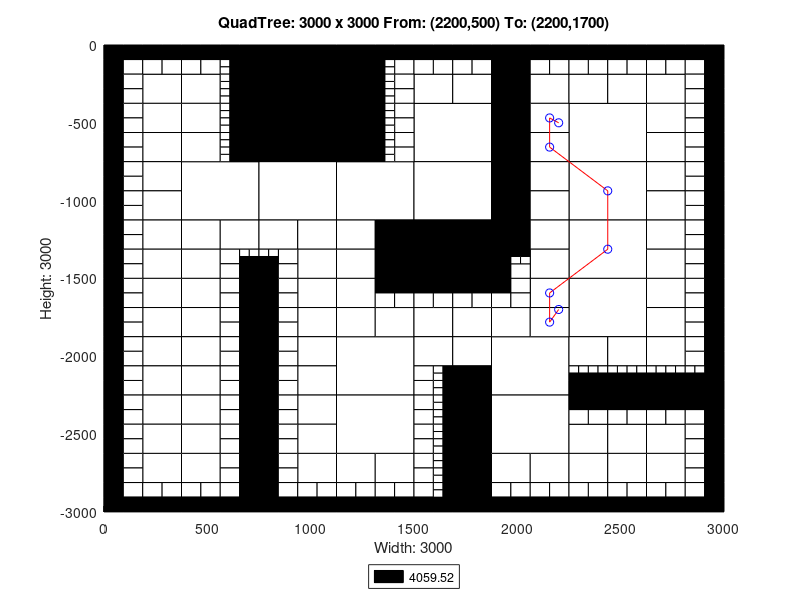

MATLAB code to generate this figure:
axis([0 3000 -3000 0]);
title('QuadTree: 3000 x 3000 From: (2200,500) To: (2200,1700)');
xlabel('Width: 3000');
ylabel('Height: 3000');
rectangle('Position',[750 -375 375 375], 'FaceColor',[0 0 0]);
rectangle('Position',[750 -750 375 375], 'FaceColor',[0 0 0]);
rectangle('Position',[375 -1125 375 375], 'FaceColor',[1 1 1]);
rectangle('Position',[750 -1125 375 375], 'FaceColor',[1 1 1]);
rectangle('Position',[1125 -1125 375 375], 'FaceColor',[1 1 1]);
rectangle('Position',[1500 -750 375 375], 'FaceColor',[1 1 1]);
rectangle('Position',[2250 -750 375 375], 'FaceColor',[1 1 1]);
rectangle('Position',[1500 -1125 375 375], 'FaceColor',[1 1 1]);
rectangle('Position',[1500 -1500 375 375], 'FaceColor',[0 0 0]);
rectangle('Position',[2250 -1125 375 375], 'FaceColor',[1 1 1]);
rectangle('Position',[2250 -1500 375 375], 'FaceColor',[1 1 1]);
rectangle('Position',[1125 -2250 375 375], 'FaceColor',[1 1 1]);
rectangle('Position',[1125 -2625 375 375], 'FaceColor',[1 1 1]);
rectangle('Position',[1875 -2250 375 375], 'FaceColor',[1 1 1]);
rectangle('Position',[2250 -1875 375 375], 'FaceColor',[1 1 1]);
rectangle('Position',[1875 -2625 375 375], 'FaceColor',[1 1 1]);
rectangle('Position',[187.5 -375 187.5 187.5], 'FaceColor',[1 1 1]);
rectangle('Position',[375 -375 187.5 187.5], 'FaceColor',[1 1 1]);
rectangle('Position',[187.5 -562.5 187.5 187.5], 'FaceColor',[1 1 1]);
rectangle('Position',[187.5 -750 187.5 187.5], 'FaceColor',[1 1 1]);
rectangle('Position',[375 -562.5 187.5 187.5], 'FaceColor',[1 1 1]);
rectangle('Position',[375 -750 187.5 187.5], 'FaceColor',[1 1 1]);
rectangle('Position',[1125 -187.5 187.5 187.5], 'FaceColor',[0 0 0]);
rectangle('Position',[1125 -375 187.5 187.5], 'FaceColor',[0 0 0]);
rectangle('Position',[1125 -562.5 187.5 187.5], 'FaceColor',[0 0 0]);
rectangle('Position',[1125 -750 187.5 187.5], 'FaceColor',[0 0 0]);
rectangle('Position',[187.5 -937.5 187.5 187.5], 'FaceColor',[1 1 1]);
rectangle('Position',[187.5 -1125 187.5 187.5], 'FaceColor',[1 1 1]);
rectangle('Position',[187.5 -1312.5 187.5 187.5], 'FaceColor',[1 1 1]);
rectangle('Position',[187.5 -1500 187.5 187.5], 'FaceColor',[1 1 1]);
rectangle('Position',[375 -1312.5 187.5 187.5], 'FaceColor',[1 1 1]);
rectangle('Position',[562.5 -1312.5 187.5 187.5], 'FaceColor',[1 1 1]);
rectangle('Position',[375 -1500 187.5 187.5], 'FaceColor',[1 1 1]);
rectangle('Position',[750 -1312.5 187.5 187.5], 'FaceColor',[1 1 1]);
rectangle('Position',[937.5 -1312.5 187.5 187.5], 'FaceColor',[1 1 1]);
rectangle('Position',[937.5 -1500 187.5 187.5], 'FaceColor',[1 1 1]);
rectangle('Position',[1125 -1312.5 187.5 187.5], 'FaceColor',[1 1 1]);
rectangle('Position',[1312.5 -1312.5 187.5 187.5], 'FaceColor',[0 0 0]);
rectangle('Position',[1125 -1500 187.5 187.5], 'FaceColor',[1 1 1]);
rectangle('Position',[1312.5 -1500 187.5 187.5], 'FaceColor',[0 0 0]);
rectangle('Position',[1500 -375 187.5 187.5], 'FaceColor',[1 1 1]);
rectangle('Position',[1687.5 -375 187.5 187.5], 'FaceColor',[1 1 1]);
rectangle('Position',[1875 -187.5 187.5 187.5], 'FaceColor',[0 0 0]);
rectangle('Position',[1875 -375 187.5 187.5], 'FaceColor',[0 0 0]);
rectangle('Position',[2062.5 -375 187.5 187.5], 'FaceColor',[1 1 1]);
rectangle('Position',[1875 -562.5 187.5 187.5], 'FaceColor',[0 0 0]);
rectangle('Position',[2062.5 -562.5 187.5 187.5], 'FaceColor',[1 1 1]);
rectangle('Position',[1875 -750 187.5 187.5], 'FaceColor',[0 0 0]);
rectangle('Position',[2062.5 -750 187.5 187.5], 'FaceColor',[1 1 1]);
rectangle('Position',[2250 -375 187.5 187.5], 'FaceColor',[1 1 1]);
rectangle('Position',[2437.5 -375 187.5 187.5], 'FaceColor',[1 1 1]);
rectangle('Position',[2625 -375 187.5 187.5], 'FaceColor',[1 1 1]);
rectangle('Position',[2625 -562.5 187.5 187.5], 'FaceColor',[1 1 1]);
rectangle('Position',[2625 -750 187.5 187.5], 'FaceColor',[1 1 1]);
rectangle('Position',[1875 -937.5 187.5 187.5], 'FaceColor',[0 0 0]);
rectangle('Position',[2062.5 -937.5 187.5 187.5], 'FaceColor',[1 1 1]);
rectangle('Position',[1875 -1125 187.5 187.5], 'FaceColor',[0 0 0]);
rectangle('Position',[2062.5 -1125 187.5 187.5], 'FaceColor',[1 1 1]);
rectangle('Position',[1875 -1312.5 187.5 187.5], 'FaceColor',[0 0 0]);
rectangle('Position',[2062.5 -1312.5 187.5 187.5], 'FaceColor',[1 1 1]);
rectangle('Position',[2062.5 -1500 187.5 187.5], 'FaceColor',[1 1 1]);
rectangle('Position',[2625 -937.5 187.5 187.5], 'FaceColor',[1 1 1]);
rectangle('Position',[2625 -1125 187.5 187.5], 'FaceColor',[1 1 1]);
rectangle('Position',[2625 -1312.5 187.5 187.5], 'FaceColor',[1 1 1]);
rectangle('Position',[2625 -1500 187.5 187.5], 'FaceColor',[1 1 1]);
rectangle('Position',[187.5 -1687.5 187.5 187.5], 'FaceColor',[1 1 1]);
rectangle('Position',[187.5 -1875 187.5 187.5], 'FaceColor',[1 1 1]);
rectangle('Position',[375 -1687.5 187.5 187.5], 'FaceColor',[1 1 1]);
rectangle('Position',[375 -1875 187.5 187.5], 'FaceColor',[1 1 1]);
rectangle('Position',[187.5 -2062.5 187.5 187.5], 'FaceColor',[1 1 1]);
rectangle('Position',[187.5 -2250 187.5 187.5], 'FaceColor',[1 1 1]);
rectangle('Position',[375 -2062.5 187.5 187.5], 'FaceColor',[1 1 1]);
rectangle('Position',[375 -2250 187.5 187.5], 'FaceColor',[1 1 1]);
rectangle('Position',[937.5 -1687.5 187.5 187.5], 'FaceColor',[1 1 1]);
rectangle('Position',[937.5 -1875 187.5 187.5], 'FaceColor',[1 1 1]);
rectangle('Position',[1125 -1687.5 187.5 187.5], 'FaceColor',[1 1 1]);
rectangle('Position',[1125 -1875 187.5 187.5], 'FaceColor',[1 1 1]);
rectangle('Position',[1312.5 -1875 187.5 187.5], 'FaceColor',[1 1 1]);
rectangle('Position',[937.5 -2062.5 187.5 187.5], 'FaceColor',[1 1 1]);
rectangle('Position',[937.5 -2250 187.5 187.5], 'FaceColor',[1 1 1]);
rectangle('Position',[187.5 -2437.5 187.5 187.5], 'FaceColor',[1 1 1]);
rectangle('Position',[187.5 -2625 187.5 187.5], 'FaceColor',[1 1 1]);
rectangle('Position',[375 -2437.5 187.5 187.5], 'FaceColor',[1 1 1]);
rectangle('Position',[375 -2625 187.5 187.5], 'FaceColor',[1 1 1]);
rectangle('Position',[187.5 -2812.5 187.5 187.5], 'FaceColor',[1 1 1]);
rectangle('Position',[375 -2812.5 187.5 187.5], 'FaceColor',[1 1 1]);
rectangle('Position',[937.5 -2437.5 187.5 187.5], 'FaceColor',[1 1 1]);
rectangle('Position',[937.5 -2625 187.5 187.5], 'FaceColor',[1 1 1]);
rectangle('Position',[937.5 -2812.5 187.5 187.5], 'FaceColor',[1 1 1]);
rectangle('Position',[1125 -2812.5 187.5 187.5], 'FaceColor',[1 1 1]);
rectangle('Position',[1312.5 -2812.5 187.5 187.5], 'FaceColor',[1 1 1]);
rectangle('Position',[1500 -1875 187.5 187.5], 'FaceColor',[1 1 1]);
rectangle('Position',[1687.5 -1875 187.5 187.5], 'FaceColor',[1 1 1]);
rectangle('Position',[2062.5 -1687.5 187.5 187.5], 'FaceColor',[1 1 1]);
rectangle('Position',[1875 -1875 187.5 187.5], 'FaceColor',[1 1 1]);
rectangle('Position',[2062.5 -1875 187.5 187.5], 'FaceColor',[1 1 1]);
rectangle('Position',[1500 -2062.5 187.5 187.5], 'FaceColor',[1 1 1]);
rectangle('Position',[1687.5 -2062.5 187.5 187.5], 'FaceColor',[1 1 1]);
rectangle('Position',[1687.5 -2250 187.5 187.5], 'FaceColor',[0 0 0]);
rectangle('Position',[2625 -1687.5 187.5 187.5], 'FaceColor',[1 1 1]);
rectangle('Position',[2625 -1875 187.5 187.5], 'FaceColor',[1 1 1]);
rectangle('Position',[2250 -2062.5 187.5 187.5], 'FaceColor',[1 1 1]);
rectangle('Position',[2437.5 -2062.5 187.5 187.5], 'FaceColor',[1 1 1]);
rectangle('Position',[2625 -2062.5 187.5 187.5], 'FaceColor',[1 1 1]);
rectangle('Position',[1687.5 -2437.5 187.5 187.5], 'FaceColor',[0 0 0]);
rectangle('Position',[1687.5 -2625 187.5 187.5], 'FaceColor',[0 0 0]);
rectangle('Position',[1687.5 -2812.5 187.5 187.5], 'FaceColor',[0 0 0]);
rectangle('Position',[1687.5 -3000 187.5 187.5], 'FaceColor',[0 0 0]);
rectangle('Position',[1875 -2812.5 187.5 187.5], 'FaceColor',[1 1 1]);
rectangle('Position',[2062.5 -2812.5 187.5 187.5], 'FaceColor',[1 1 1]);
rectangle('Position',[2250 -2625 187.5 187.5], 'FaceColor',[1 1 1]);
rectangle('Position',[2437.5 -2625 187.5 187.5], 'FaceColor',[1 1 1]);
rectangle('Position',[2625 -2625 187.5 187.5], 'FaceColor',[1 1 1]);
rectangle('Position',[2250 -2812.5 187.5 187.5], 'FaceColor',[1 1 1]);
rectangle('Position',[2437.5 -2812.5 187.5 187.5], 'FaceColor',[1 1 1]);
rectangle('Position',[2625 -2812.5 187.5 187.5], 'FaceColor',[1 1 1]);
rectangle('Position',[0 -93.75 93.75 93.75], 'FaceColor',[0 0 0]);
rectangle('Position',[93.75 -93.75 93.75 93.75], 'FaceColor',[0 0 0]);
rectangle('Position',[0 -187.5 93.75 93.75], 'FaceColor',[0 0 0]);
rectangle('Position',[93.75 -187.5 93.75 93.75], 'FaceColor',[1 1 1]);
rectangle('Position',[187.5 -93.75 93.75 93.75], 'FaceColor',[0 0 0]);
rectangle('Position',[281.25 -93.75 93.75 93.75], 'FaceColor',[0 0 0]);
rectangle('Position',[187.5 -187.5 93.75 93.75], 'FaceColor',[1 1 1]);
rectangle('Position',[281.25 -187.5 93.75 93.75], 'FaceColor',[1 1 1]);
rectangle('Position',[0 -281.25 93.75 93.75], 'FaceColor',[0 0 0]);
rectangle('Position',[93.75 -281.25 93.75 93.75], 'FaceColor',[1 1 1]);
rectangle('Position',[0 -375 93.75 93.75], 'FaceColor',[0 0 0]);
rectangle('Position',[93.75 -375 93.75 93.75], 'FaceColor',[1 1 1]);
rectangle('Position',[375 -93.75 93.75 93.75], 'FaceColor',[0 0 0]);
rectangle('Position',[468.75 -93.75 93.75 93.75], 'FaceColor',[0 0 0]);
rectangle('Position',[375 -187.5 93.75 93.75], 'FaceColor',[1 1 1]);
rectangle('Position',[468.75 -187.5 93.75 93.75], 'FaceColor',[1 1 1]);
rectangle('Position',[562.5 -93.75 93.75 93.75], 'FaceColor',[0 0 0]);
rectangle('Position',[656.25 -93.75 93.75 93.75], 'FaceColor',[0 0 0]);
rectangle('Position',[656.25 -187.5 93.75 93.75], 'FaceColor',[0 0 0]);
rectangle('Position',[656.25 -281.25 93.75 93.75], 'FaceColor',[0 0 0]);
rectangle('Position',[656.25 -375 93.75 93.75], 'FaceColor',[0 0 0]);
rectangle('Position',[0 -468.75 93.75 93.75], 'FaceColor',[0 0 0]);
rectangle('Position',[93.75 -468.75 93.75 93.75], 'FaceColor',[1 1 1]);
rectangle('Position',[0 -562.5 93.75 93.75], 'FaceColor',[0 0 0]);
rectangle('Position',[93.75 -562.5 93.75 93.75], 'FaceColor',[1 1 1]);
rectangle('Position',[0 -656.25 93.75 93.75], 'FaceColor',[0 0 0]);
rectangle('Position',[93.75 -656.25 93.75 93.75], 'FaceColor',[1 1 1]);
rectangle('Position',[0 -750 93.75 93.75], 'FaceColor',[0 0 0]);
rectangle('Position',[93.75 -750 93.75 93.75], 'FaceColor',[1 1 1]);
rectangle('Position',[656.25 -468.75 93.75 93.75], 'FaceColor',[0 0 0]);
rectangle('Position',[656.25 -562.5 93.75 93.75], 'FaceColor',[0 0 0]);
rectangle('Position',[656.25 -656.25 93.75 93.75], 'FaceColor',[0 0 0]);
rectangle('Position',[656.25 -750 93.75 93.75], 'FaceColor',[0 0 0]);
rectangle('Position',[1312.5 -93.75 93.75 93.75], 'FaceColor',[0 0 0]);
rectangle('Position',[1406.25 -93.75 93.75 93.75], 'FaceColor',[0 0 0]);
rectangle('Position',[1406.25 -187.5 93.75 93.75], 'FaceColor',[1 1 1]);
rectangle('Position',[1406.25 -281.25 93.75 93.75], 'FaceColor',[1 1 1]);
rectangle('Position',[1406.25 -375 93.75 93.75], 'FaceColor',[1 1 1]);
rectangle('Position',[1406.25 -468.75 93.75 93.75], 'FaceColor',[1 1 1]);
rectangle('Position',[1406.25 -562.5 93.75 93.75], 'FaceColor',[1 1 1]);
rectangle('Position',[1406.25 -656.25 93.75 93.75], 'FaceColor',[1 1 1]);
rectangle('Position',[1406.25 -750 93.75 93.75], 'FaceColor',[1 1 1]);
rectangle('Position',[0 -843.75 93.75 93.75], 'FaceColor',[0 0 0]);
rectangle('Position',[93.75 -843.75 93.75 93.75], 'FaceColor',[1 1 1]);
rectangle('Position',[0 -937.5 93.75 93.75], 'FaceColor',[0 0 0]);
rectangle('Position',[93.75 -937.5 93.75 93.75], 'FaceColor',[1 1 1]);
rectangle('Position',[0 -1031.25 93.75 93.75], 'FaceColor',[0 0 0]);
rectangle('Position',[93.75 -1031.25 93.75 93.75], 'FaceColor',[1 1 1]);
rectangle('Position',[0 -1125 93.75 93.75], 'FaceColor',[0 0 0]);
rectangle('Position',[93.75 -1125 93.75 93.75], 'FaceColor',[1 1 1]);
rectangle('Position',[0 -1218.75 93.75 93.75], 'FaceColor',[0 0 0]);
rectangle('Position',[93.75 -1218.75 93.75 93.75], 'FaceColor',[1 1 1]);
rectangle('Position',[0 -1312.5 93.75 93.75], 'FaceColor',[0 0 0]);
rectangle('Position',[93.75 -1312.5 93.75 93.75], 'FaceColor',[1 1 1]);
rectangle('Position',[0 -1406.25 93.75 93.75], 'FaceColor',[0 0 0]);
rectangle('Position',[93.75 -1406.25 93.75 93.75], 'FaceColor',[1 1 1]);
rectangle('Position',[0 -1500 93.75 93.75], 'FaceColor',[0 0 0]);
rectangle('Position',[93.75 -1500 93.75 93.75], 'FaceColor',[1 1 1]);
rectangle('Position',[562.5 -1406.25 93.75 93.75], 'FaceColor',[1 1 1]);
rectangle('Position',[562.5 -1500 93.75 93.75], 'FaceColor',[1 1 1]);
rectangle('Position',[656.25 -1500 93.75 93.75], 'FaceColor',[0 0 0]);
rectangle('Position',[843.75 -1406.25 93.75 93.75], 'FaceColor',[1 1 1]);
rectangle('Position',[750 -1500 93.75 93.75], 'FaceColor',[0 0 0]);
rectangle('Position',[843.75 -1500 93.75 93.75], 'FaceColor',[1 1 1]);
rectangle('Position',[1500 -93.75 93.75 93.75], 'FaceColor',[0 0 0]);
rectangle('Position',[1593.75 -93.75 93.75 93.75], 'FaceColor',[0 0 0]);
rectangle('Position',[1500 -187.5 93.75 93.75], 'FaceColor',[1 1 1]);
rectangle('Position',[1593.75 -187.5 93.75 93.75], 'FaceColor',[1 1 1]);
rectangle('Position',[1687.5 -93.75 93.75 93.75], 'FaceColor',[0 0 0]);
rectangle('Position',[1781.25 -93.75 93.75 93.75], 'FaceColor',[0 0 0]);
rectangle('Position',[1687.5 -187.5 93.75 93.75], 'FaceColor',[1 1 1]);
rectangle('Position',[1781.25 -187.5 93.75 93.75], 'FaceColor',[1 1 1]);
rectangle('Position',[2062.5 -93.75 93.75 93.75], 'FaceColor',[0 0 0]);
rectangle('Position',[2156.25 -93.75 93.75 93.75], 'FaceColor',[0 0 0]);
rectangle('Position',[2062.5 -187.5 93.75 93.75], 'FaceColor',[1 1 1]);
rectangle('Position',[2156.25 -187.5 93.75 93.75], 'FaceColor',[1 1 1]);
rectangle('Position',[2250 -93.75 93.75 93.75], 'FaceColor',[0 0 0]);
rectangle('Position',[2343.75 -93.75 93.75 93.75], 'FaceColor',[0 0 0]);
rectangle('Position',[2250 -187.5 93.75 93.75], 'FaceColor',[1 1 1]);
rectangle('Position',[2343.75 -187.5 93.75 93.75], 'FaceColor',[1 1 1]);
rectangle('Position',[2437.5 -93.75 93.75 93.75], 'FaceColor',[0 0 0]);
rectangle('Position',[2531.25 -93.75 93.75 93.75], 'FaceColor',[0 0 0]);
rectangle('Position',[2437.5 -187.5 93.75 93.75], 'FaceColor',[1 1 1]);
rectangle('Position',[2531.25 -187.5 93.75 93.75], 'FaceColor',[1 1 1]);
rectangle('Position',[2625 -93.75 93.75 93.75], 'FaceColor',[0 0 0]);
rectangle('Position',[2718.75 -93.75 93.75 93.75], 'FaceColor',[0 0 0]);
rectangle('Position',[2625 -187.5 93.75 93.75], 'FaceColor',[1 1 1]);
rectangle('Position',[2718.75 -187.5 93.75 93.75], 'FaceColor',[1 1 1]);
rectangle('Position',[2812.5 -93.75 93.75 93.75], 'FaceColor',[0 0 0]);
rectangle('Position',[2906.25 -93.75 93.75 93.75], 'FaceColor',[0 0 0]);
rectangle('Position',[2812.5 -187.5 93.75 93.75], 'FaceColor',[1 1 1]);
rectangle('Position',[2906.25 -187.5 93.75 93.75], 'FaceColor',[0 0 0]);
rectangle('Position',[2812.5 -281.25 93.75 93.75], 'FaceColor',[1 1 1]);
rectangle('Position',[2906.25 -281.25 93.75 93.75], 'FaceColor',[0 0 0]);
rectangle('Position',[2812.5 -375 93.75 93.75], 'FaceColor',[1 1 1]);
rectangle('Position',[2906.25 -375 93.75 93.75], 'FaceColor',[0 0 0]);
rectangle('Position',[2812.5 -468.75 93.75 93.75], 'FaceColor',[1 1 1]);
rectangle('Position',[2906.25 -468.75 93.75 93.75], 'FaceColor',[0 0 0]);
rectangle('Position',[2812.5 -562.5 93.75 93.75], 'FaceColor',[1 1 1]);
rectangle('Position',[2906.25 -562.5 93.75 93.75], 'FaceColor',[0 0 0]);
rectangle('Position',[2812.5 -656.25 93.75 93.75], 'FaceColor',[1 1 1]);
rectangle('Position',[2906.25 -656.25 93.75 93.75], 'FaceColor',[0 0 0]);
rectangle('Position',[2812.5 -750 93.75 93.75], 'FaceColor',[1 1 1]);
rectangle('Position',[2906.25 -750 93.75 93.75], 'FaceColor',[0 0 0]);
rectangle('Position',[1875 -1406.25 93.75 93.75], 'FaceColor',[0 0 0]);
rectangle('Position',[1875 -1500 93.75 93.75], 'FaceColor',[0 0 0]);
rectangle('Position',[1968.75 -1500 93.75 93.75], 'FaceColor',[1 1 1]);
rectangle('Position',[2812.5 -843.75 93.75 93.75], 'FaceColor',[1 1 1]);
rectangle('Position',[2906.25 -843.75 93.75 93.75], 'FaceColor',[0 0 0]);
rectangle('Position',[2812.5 -937.5 93.75 93.75], 'FaceColor',[1 1 1]);
rectangle('Position',[2906.25 -937.5 93.75 93.75], 'FaceColor',[0 0 0]);
rectangle('Position',[2812.5 -1031.25 93.75 93.75], 'FaceColor',[1 1 1]);
rectangle('Position',[2906.25 -1031.25 93.75 93.75], 'FaceColor',[0 0 0]);
rectangle('Position',[2812.5 -1125 93.75 93.75], 'FaceColor',[1 1 1]);
rectangle('Position',[2906.25 -1125 93.75 93.75], 'FaceColor',[0 0 0]);
rectangle('Position',[2812.5 -1218.75 93.75 93.75], 'FaceColor',[1 1 1]);
rectangle('Position',[2906.25 -1218.75 93.75 93.75], 'FaceColor',[0 0 0]);
rectangle('Position',[2812.5 -1312.5 93.75 93.75], 'FaceColor',[1 1 1]);
rectangle('Position',[2906.25 -1312.5 93.75 93.75], 'FaceColor',[0 0 0]);
rectangle('Position',[2812.5 -1406.25 93.75 93.75], 'FaceColor',[1 1 1]);
rectangle('Position',[2906.25 -1406.25 93.75 93.75], 'FaceColor',[0 0 0]);
rectangle('Position',[2812.5 -1500 93.75 93.75], 'FaceColor',[1 1 1]);
rectangle('Position',[2906.25 -1500 93.75 93.75], 'FaceColor',[0 0 0]);
rectangle('Position',[0 -1593.75 93.75 93.75], 'FaceColor',[0 0 0]);
rectangle('Position',[93.75 -1593.75 93.75 93.75], 'FaceColor',[1 1 1]);
rectangle('Position',[0 -1687.5 93.75 93.75], 'FaceColor',[0 0 0]);
rectangle('Position',[93.75 -1687.5 93.75 93.75], 'FaceColor',[1 1 1]);
rectangle('Position',[0 -1781.25 93.75 93.75], 'FaceColor',[0 0 0]);
rectangle('Position',[93.75 -1781.25 93.75 93.75], 'FaceColor',[1 1 1]);
rectangle('Position',[0 -1875 93.75 93.75], 'FaceColor',[0 0 0]);
rectangle('Position',[93.75 -1875 93.75 93.75], 'FaceColor',[1 1 1]);
rectangle('Position',[562.5 -1593.75 93.75 93.75], 'FaceColor',[1 1 1]);
rectangle('Position',[656.25 -1593.75 93.75 93.75], 'FaceColor',[0 0 0]);
rectangle('Position',[562.5 -1687.5 93.75 93.75], 'FaceColor',[1 1 1]);
rectangle('Position',[656.25 -1687.5 93.75 93.75], 'FaceColor',[0 0 0]);
rectangle('Position',[562.5 -1781.25 93.75 93.75], 'FaceColor',[1 1 1]);
rectangle('Position',[656.25 -1781.25 93.75 93.75], 'FaceColor',[0 0 0]);
rectangle('Position',[562.5 -1875 93.75 93.75], 'FaceColor',[1 1 1]);
rectangle('Position',[656.25 -1875 93.75 93.75], 'FaceColor',[0 0 0]);
rectangle('Position',[0 -1968.75 93.75 93.75], 'FaceColor',[0 0 0]);
rectangle('Position',[93.75 -1968.75 93.75 93.75], 'FaceColor',[1 1 1]);
rectangle('Position',[0 -2062.5 93.75 93.75], 'FaceColor',[0 0 0]);
rectangle('Position',[93.75 -2062.5 93.75 93.75], 'FaceColor',[1 1 1]);
rectangle('Position',[0 -2156.25 93.75 93.75], 'FaceColor',[0 0 0]);
rectangle('Position',[93.75 -2156.25 93.75 93.75], 'FaceColor',[1 1 1]);
rectangle('Position',[0 -2250 93.75 93.75], 'FaceColor',[0 0 0]);
rectangle('Position',[93.75 -2250 93.75 93.75], 'FaceColor',[1 1 1]);
rectangle('Position',[562.5 -1968.75 93.75 93.75], 'FaceColor',[1 1 1]);
rectangle('Position',[656.25 -1968.75 93.75 93.75], 'FaceColor',[0 0 0]);
rectangle('Position',[562.5 -2062.5 93.75 93.75], 'FaceColor',[1 1 1]);
rectangle('Position',[656.25 -2062.5 93.75 93.75], 'FaceColor',[0 0 0]);
rectangle('Position',[562.5 -2156.25 93.75 93.75], 'FaceColor',[1 1 1]);
rectangle('Position',[656.25 -2156.25 93.75 93.75], 'FaceColor',[0 0 0]);
rectangle('Position',[562.5 -2250 93.75 93.75], 'FaceColor',[1 1 1]);
rectangle('Position',[656.25 -2250 93.75 93.75], 'FaceColor',[0 0 0]);
rectangle('Position',[750 -1593.75 93.75 93.75], 'FaceColor',[0 0 0]);
rectangle('Position',[843.75 -1593.75 93.75 93.75], 'FaceColor',[1 1 1]);
rectangle('Position',[750 -1687.5 93.75 93.75], 'FaceColor',[0 0 0]);
rectangle('Position',[843.75 -1687.5 93.75 93.75], 'FaceColor',[1 1 1]);
rectangle('Position',[750 -1781.25 93.75 93.75], 'FaceColor',[0 0 0]);
rectangle('Position',[843.75 -1781.25 93.75 93.75], 'FaceColor',[1 1 1]);
rectangle('Position',[750 -1875 93.75 93.75], 'FaceColor',[0 0 0]);
rectangle('Position',[843.75 -1875 93.75 93.75], 'FaceColor',[1 1 1]);
rectangle('Position',[1312.5 -1593.75 93.75 93.75], 'FaceColor',[0 0 0]);
rectangle('Position',[1406.25 -1593.75 93.75 93.75], 'FaceColor',[0 0 0]);
rectangle('Position',[1312.5 -1687.5 93.75 93.75], 'FaceColor',[1 1 1]);
rectangle('Position',[1406.25 -1687.5 93.75 93.75], 'FaceColor',[1 1 1]);
rectangle('Position',[750 -1968.75 93.75 93.75], 'FaceColor',[0 0 0]);
rectangle('Position',[843.75 -1968.75 93.75 93.75], 'FaceColor',[1 1 1]);
rectangle('Position',[750 -2062.5 93.75 93.75], 'FaceColor',[0 0 0]);
rectangle('Position',[843.75 -2062.5 93.75 93.75], 'FaceColor',[1 1 1]);
rectangle('Position',[750 -2156.25 93.75 93.75], 'FaceColor',[0 0 0]);
rectangle('Position',[843.75 -2156.25 93.75 93.75], 'FaceColor',[1 1 1]);
rectangle('Position',[750 -2250 93.75 93.75], 'FaceColor',[0 0 0]);
rectangle('Position',[843.75 -2250 93.75 93.75], 'FaceColor',[1 1 1]);
rectangle('Position',[0 -2343.75 93.75 93.75], 'FaceColor',[0 0 0]);
rectangle('Position',[93.75 -2343.75 93.75 93.75], 'FaceColor',[1 1 1]);
rectangle('Position',[0 -2437.5 93.75 93.75], 'FaceColor',[0 0 0]);
rectangle('Position',[93.75 -2437.5 93.75 93.75], 'FaceColor',[1 1 1]);
rectangle('Position',[0 -2531.25 93.75 93.75], 'FaceColor',[0 0 0]);
rectangle('Position',[93.75 -2531.25 93.75 93.75], 'FaceColor',[1 1 1]);
rectangle('Position',[0 -2625 93.75 93.75], 'FaceColor',[0 0 0]);
rectangle('Position',[93.75 -2625 93.75 93.75], 'FaceColor',[1 1 1]);
rectangle('Position',[562.5 -2343.75 93.75 93.75], 'FaceColor',[1 1 1]);
rectangle('Position',[656.25 -2343.75 93.75 93.75], 'FaceColor',[0 0 0]);
rectangle('Position',[562.5 -2437.5 93.75 93.75], 'FaceColor',[1 1 1]);
rectangle('Position',[656.25 -2437.5 93.75 93.75], 'FaceColor',[0 0 0]);
rectangle('Position',[562.5 -2531.25 93.75 93.75], 'FaceColor',[1 1 1]);
rectangle('Position',[656.25 -2531.25 93.75 93.75], 'FaceColor',[0 0 0]);
rectangle('Position',[562.5 -2625 93.75 93.75], 'FaceColor',[1 1 1]);
rectangle('Position',[656.25 -2625 93.75 93.75], 'FaceColor',[0 0 0]);
rectangle('Position',[0 -2718.75 93.75 93.75], 'FaceColor',[0 0 0]);
rectangle('Position',[93.75 -2718.75 93.75 93.75], 'FaceColor',[1 1 1]);
rectangle('Position',[0 -2812.5 93.75 93.75], 'FaceColor',[0 0 0]);
rectangle('Position',[93.75 -2812.5 93.75 93.75], 'FaceColor',[1 1 1]);
rectangle('Position',[0 -2906.25 93.75 93.75], 'FaceColor',[0 0 0]);
rectangle('Position',[93.75 -2906.25 93.75 93.75], 'FaceColor',[1 1 1]);
rectangle('Position',[0 -3000 93.75 93.75], 'FaceColor',[0 0 0]);
rectangle('Position',[93.75 -3000 93.75 93.75], 'FaceColor',[0 0 0]);
rectangle('Position',[187.5 -2906.25 93.75 93.75], 'FaceColor',[1 1 1]);
rectangle('Position',[281.25 -2906.25 93.75 93.75], 'FaceColor',[1 1 1]);
rectangle('Position',[187.5 -3000 93.75 93.75], 'FaceColor',[0 0 0]);
rectangle('Position',[281.25 -3000 93.75 93.75], 'FaceColor',[0 0 0]);
rectangle('Position',[562.5 -2718.75 93.75 93.75], 'FaceColor',[1 1 1]);
rectangle('Position',[656.25 -2718.75 93.75 93.75], 'FaceColor',[0 0 0]);
rectangle('Position',[562.5 -2812.5 93.75 93.75], 'FaceColor',[1 1 1]);
rectangle('Position',[656.25 -2812.5 93.75 93.75], 'FaceColor',[0 0 0]);
rectangle('Position',[375 -2906.25 93.75 93.75], 'FaceColor',[1 1 1]);
rectangle('Position',[468.75 -2906.25 93.75 93.75], 'FaceColor',[1 1 1]);
rectangle('Position',[375 -3000 93.75 93.75], 'FaceColor',[0 0 0]);
rectangle('Position',[468.75 -3000 93.75 93.75], 'FaceColor',[0 0 0]);
rectangle('Position',[562.5 -2906.25 93.75 93.75], 'FaceColor',[1 1 1]);
rectangle('Position',[656.25 -2906.25 93.75 93.75], 'FaceColor',[0 0 0]);
rectangle('Position',[562.5 -3000 93.75 93.75], 'FaceColor',[0 0 0]);
rectangle('Position',[656.25 -3000 93.75 93.75], 'FaceColor',[0 0 0]);
rectangle('Position',[750 -2343.75 93.75 93.75], 'FaceColor',[0 0 0]);
rectangle('Position',[843.75 -2343.75 93.75 93.75], 'FaceColor',[1 1 1]);
rectangle('Position',[750 -2437.5 93.75 93.75], 'FaceColor',[0 0 0]);
rectangle('Position',[843.75 -2437.5 93.75 93.75], 'FaceColor',[1 1 1]);
rectangle('Position',[750 -2531.25 93.75 93.75], 'FaceColor',[0 0 0]);
rectangle('Position',[843.75 -2531.25 93.75 93.75], 'FaceColor',[1 1 1]);
rectangle('Position',[750 -2625 93.75 93.75], 'FaceColor',[0 0 0]);
rectangle('Position',[843.75 -2625 93.75 93.75], 'FaceColor',[1 1 1]);
rectangle('Position',[750 -2718.75 93.75 93.75], 'FaceColor',[0 0 0]);
rectangle('Position',[843.75 -2718.75 93.75 93.75], 'FaceColor',[1 1 1]);
rectangle('Position',[750 -2812.5 93.75 93.75], 'FaceColor',[0 0 0]);
rectangle('Position',[843.75 -2812.5 93.75 93.75], 'FaceColor',[1 1 1]);
rectangle('Position',[750 -2906.25 93.75 93.75], 'FaceColor',[0 0 0]);
rectangle('Position',[843.75 -2906.25 93.75 93.75], 'FaceColor',[1 1 1]);
rectangle('Position',[750 -3000 93.75 93.75], 'FaceColor',[0 0 0]);
rectangle('Position',[843.75 -3000 93.75 93.75], 'FaceColor',[0 0 0]);
rectangle('Position',[937.5 -2906.25 93.75 93.75], 'FaceColor',[1 1 1]);
rectangle('Position',[1031.25 -2906.25 93.75 93.75], 'FaceColor',[1 1 1]);
rectangle('Position',[937.5 -3000 93.75 93.75], 'FaceColor',[0 0 0]);
rectangle('Position',[1031.25 -3000 93.75 93.75], 'FaceColor',[0 0 0]);
rectangle('Position',[1125 -2906.25 93.75 93.75], 'FaceColor',[1 1 1]);
rectangle('Position',[1218.75 -2906.25 93.75 93.75], 'FaceColor',[1 1 1]);
rectangle('Position',[1125 -3000 93.75 93.75], 'FaceColor',[0 0 0]);
rectangle('Position',[1218.75 -3000 93.75 93.75], 'FaceColor',[0 0 0]);
rectangle('Position',[1312.5 -2906.25 93.75 93.75], 'FaceColor',[1 1 1]);
rectangle('Position',[1406.25 -2906.25 93.75 93.75], 'FaceColor',[1 1 1]);
rectangle('Position',[1312.5 -3000 93.75 93.75], 'FaceColor',[0 0 0]);
rectangle('Position',[1406.25 -3000 93.75 93.75], 'FaceColor',[0 0 0]);
rectangle('Position',[1500 -1593.75 93.75 93.75], 'FaceColor',[0 0 0]);
rectangle('Position',[1593.75 -1593.75 93.75 93.75], 'FaceColor',[0 0 0]);
rectangle('Position',[1500 -1687.5 93.75 93.75], 'FaceColor',[1 1 1]);
rectangle('Position',[1593.75 -1687.5 93.75 93.75], 'FaceColor',[1 1 1]);
rectangle('Position',[1687.5 -1593.75 93.75 93.75], 'FaceColor',[0 0 0]);
rectangle('Position',[1781.25 -1593.75 93.75 93.75], 'FaceColor',[0 0 0]);
rectangle('Position',[1687.5 -1687.5 93.75 93.75], 'FaceColor',[1 1 1]);
rectangle('Position',[1781.25 -1687.5 93.75 93.75], 'FaceColor',[1 1 1]);
rectangle('Position',[1875 -1593.75 93.75 93.75], 'FaceColor',[0 0 0]);
rectangle('Position',[1968.75 -1593.75 93.75 93.75], 'FaceColor',[1 1 1]);
rectangle('Position',[1875 -1687.5 93.75 93.75], 'FaceColor',[1 1 1]);
rectangle('Position',[1968.75 -1687.5 93.75 93.75], 'FaceColor',[1 1 1]);
rectangle('Position',[1500 -2156.25 93.75 93.75], 'FaceColor',[1 1 1]);
rectangle('Position',[1500 -2250 93.75 93.75], 'FaceColor',[1 1 1]);
rectangle('Position',[2812.5 -1593.75 93.75 93.75], 'FaceColor',[1 1 1]);
rectangle('Position',[2906.25 -1593.75 93.75 93.75], 'FaceColor',[0 0 0]);
rectangle('Position',[2812.5 -1687.5 93.75 93.75], 'FaceColor',[1 1 1]);
rectangle('Position',[2906.25 -1687.5 93.75 93.75], 'FaceColor',[0 0 0]);
rectangle('Position',[2812.5 -1781.25 93.75 93.75], 'FaceColor',[1 1 1]);
rectangle('Position',[2906.25 -1781.25 93.75 93.75], 'FaceColor',[0 0 0]);
rectangle('Position',[2812.5 -1875 93.75 93.75], 'FaceColor',[1 1 1]);
rectangle('Position',[2906.25 -1875 93.75 93.75], 'FaceColor',[0 0 0]);
rectangle('Position',[2250 -2250 93.75 93.75], 'FaceColor',[0 0 0]);
rectangle('Position',[2343.75 -2250 93.75 93.75], 'FaceColor',[0 0 0]);
rectangle('Position',[2437.5 -2250 93.75 93.75], 'FaceColor',[0 0 0]);
rectangle('Position',[2531.25 -2250 93.75 93.75], 'FaceColor',[0 0 0]);
rectangle('Position',[2812.5 -1968.75 93.75 93.75], 'FaceColor',[1 1 1]);
rectangle('Position',[2906.25 -1968.75 93.75 93.75], 'FaceColor',[0 0 0]);
rectangle('Position',[2812.5 -2062.5 93.75 93.75], 'FaceColor',[1 1 1]);
rectangle('Position',[2906.25 -2062.5 93.75 93.75], 'FaceColor',[0 0 0]);
rectangle('Position',[2625 -2250 93.75 93.75], 'FaceColor',[0 0 0]);
rectangle('Position',[2718.75 -2250 93.75 93.75], 'FaceColor',[0 0 0]);
rectangle('Position',[2906.25 -2156.25 93.75 93.75], 'FaceColor',[0 0 0]);
rectangle('Position',[2812.5 -2250 93.75 93.75], 'FaceColor',[0 0 0]);
rectangle('Position',[2906.25 -2250 93.75 93.75], 'FaceColor',[0 0 0]);
rectangle('Position',[1500 -2343.75 93.75 93.75], 'FaceColor',[1 1 1]);
rectangle('Position',[1500 -2437.5 93.75 93.75], 'FaceColor',[1 1 1]);
rectangle('Position',[1500 -2531.25 93.75 93.75], 'FaceColor',[1 1 1]);
rectangle('Position',[1500 -2625 93.75 93.75], 'FaceColor',[1 1 1]);
rectangle('Position',[1500 -2718.75 93.75 93.75], 'FaceColor',[1 1 1]);
rectangle('Position',[1500 -2812.5 93.75 93.75], 'FaceColor',[1 1 1]);
rectangle('Position',[1500 -2906.25 93.75 93.75], 'FaceColor',[1 1 1]);
rectangle('Position',[1500 -3000 93.75 93.75], 'FaceColor',[0 0 0]);
rectangle('Position',[1593.75 -3000 93.75 93.75], 'FaceColor',[0 0 0]);
rectangle('Position',[1875 -2906.25 93.75 93.75], 'FaceColor',[1 1 1]);
rectangle('Position',[1968.75 -2906.25 93.75 93.75], 'FaceColor',[1 1 1]);
rectangle('Position',[1875 -3000 93.75 93.75], 'FaceColor',[0 0 0]);
rectangle('Position',[1968.75 -3000 93.75 93.75], 'FaceColor',[0 0 0]);
rectangle('Position',[2062.5 -2906.25 93.75 93.75], 'FaceColor',[1 1 1]);
rectangle('Position',[2156.25 -2906.25 93.75 93.75], 'FaceColor',[1 1 1]);
rectangle('Position',[2062.5 -3000 93.75 93.75], 'FaceColor',[0 0 0]);
rectangle('Position',[2156.25 -3000 93.75 93.75], 'FaceColor',[0 0 0]);
rectangle('Position',[2250 -2343.75 93.75 93.75], 'FaceColor',[0 0 0]);
rectangle('Position',[2343.75 -2343.75 93.75 93.75], 'FaceColor',[0 0 0]);
rectangle('Position',[2250 -2437.5 93.75 93.75], 'FaceColor',[1 1 1]);
rectangle('Position',[2343.75 -2437.5 93.75 93.75], 'FaceColor',[1 1 1]);
rectangle('Position',[2437.5 -2343.75 93.75 93.75], 'FaceColor',[0 0 0]);
rectangle('Position',[2531.25 -2343.75 93.75 93.75], 'FaceColor',[0 0 0]);
rectangle('Position',[2437.5 -2437.5 93.75 93.75], 'FaceColor',[1 1 1]);
rectangle('Position',[2531.25 -2437.5 93.75 93.75], 'FaceColor',[1 1 1]);
rectangle('Position',[2625 -2343.75 93.75 93.75], 'FaceColor',[0 0 0]);
rectangle('Position',[2718.75 -2343.75 93.75 93.75], 'FaceColor',[0 0 0]);
rectangle('Position',[2625 -2437.5 93.75 93.75], 'FaceColor',[1 1 1]);
rectangle('Position',[2718.75 -2437.5 93.75 93.75], 'FaceColor',[1 1 1]);
rectangle('Position',[2812.5 -2343.75 93.75 93.75], 'FaceColor',[0 0 0]);
rectangle('Position',[2906.25 -2343.75 93.75 93.75], 'FaceColor',[0 0 0]);
rectangle('Position',[2812.5 -2437.5 93.75 93.75], 'FaceColor',[1 1 1]);
rectangle('Position',[2906.25 -2437.5 93.75 93.75], 'FaceColor',[0 0 0]);
rectangle('Position',[2812.5 -2531.25 93.75 93.75], 'FaceColor',[1 1 1]);
rectangle('Position',[2906.25 -2531.25 93.75 93.75], 'FaceColor',[0 0 0]);
rectangle('Position',[2812.5 -2625 93.75 93.75], 'FaceColor',[1 1 1]);
rectangle('Position',[2906.25 -2625 93.75 93.75], 'FaceColor',[0 0 0]);
rectangle('Position',[2250 -2906.25 93.75 93.75], 'FaceColor',[1 1 1]);
rectangle('Position',[2343.75 -2906.25 93.75 93.75], 'FaceColor',[1 1 1]);
rectangle('Position',[2250 -3000 93.75 93.75], 'FaceColor',[0 0 0]);
rectangle('Position',[2343.75 -3000 93.75 93.75], 'FaceColor',[0 0 0]);
rectangle('Position',[2437.5 -2906.25 93.75 93.75], 'FaceColor',[1 1 1]);
rectangle('Position',[2531.25 -2906.25 93.75 93.75], 'FaceColor',[1 1 1]);
rectangle('Position',[2437.5 -3000 93.75 93.75], 'FaceColor',[0 0 0]);
rectangle('Position',[2531.25 -3000 93.75 93.75], 'FaceColor',[0 0 0]);
rectangle('Position',[2812.5 -2718.75 93.75 93.75], 'FaceColor',[1 1 1]);
rectangle('Position',[2906.25 -2718.75 93.75 93.75], 'FaceColor',[0 0 0]);
rectangle('Position',[2812.5 -2812.5 93.75 93.75], 'FaceColor',[1 1 1]);
rectangle('Position',[2906.25 -2812.5 93.75 93.75], 'FaceColor',[0 0 0]);
rectangle('Position',[2625 -2906.25 93.75 93.75], 'FaceColor',[1 1 1]);
rectangle('Position',[2718.75 -2906.25 93.75 93.75], 'FaceColor',[1 1 1]);
rectangle('Position',[2625 -3000 93.75 93.75], 'FaceColor',[0 0 0]);
rectangle('Position',[2718.75 -3000 93.75 93.75], 'FaceColor',[0 0 0]);
rectangle('Position',[2812.5 -2906.25 93.75 93.75], 'FaceColor',[1 1 1]);
rectangle('Position',[2906.25 -2906.25 93.75 93.75], 'FaceColor',[0 0 0]);
rectangle('Position',[2812.5 -3000 93.75 93.75], 'FaceColor',[0 0 0]);
rectangle('Position',[2906.25 -3000 93.75 93.75], 'FaceColor',[0 0 0]);
rectangle('Position',[562.5 -140.625 46.875 46.875], 'FaceColor',[1 1 1]);
rectangle('Position',[609.375 -140.625 46.875 46.875], 'FaceColor',[0 0 0]);
rectangle('Position',[562.5 -187.5 46.875 46.875], 'FaceColor',[1 1 1]);
rectangle('Position',[609.375 -187.5 46.875 46.875], 'FaceColor',[0 0 0]);
rectangle('Position',[562.5 -234.375 46.875 46.875], 'FaceColor',[1 1 1]);
rectangle('Position',[609.375 -234.375 46.875 46.875], 'FaceColor',[0 0 0]);
rectangle('Position',[562.5 -281.25 46.875 46.875], 'FaceColor',[1 1 1]);
rectangle('Position',[609.375 -281.25 46.875 46.875], 'FaceColor',[0 0 0]);
rectangle('Position',[562.5 -328.125 46.875 46.875], 'FaceColor',[1 1 1]);
rectangle('Position',[609.375 -328.125 46.875 46.875], 'FaceColor',[0 0 0]);
rectangle('Position',[562.5 -375 46.875 46.875], 'FaceColor',[1 1 1]);
rectangle('Position',[609.375 -375 46.875 46.875], 'FaceColor',[0 0 0]);
rectangle('Position',[562.5 -421.875 46.875 46.875], 'FaceColor',[1 1 1]);
rectangle('Position',[609.375 -421.875 46.875 46.875], 'FaceColor',[0 0 0]);
rectangle('Position',[562.5 -468.75 46.875 46.875], 'FaceColor',[1 1 1]);
rectangle('Position',[609.375 -468.75 46.875 46.875], 'FaceColor',[0 0 0]);
rectangle('Position',[562.5 -515.625 46.875 46.875], 'FaceColor',[1 1 1]);
rectangle('Position',[609.375 -515.625 46.875 46.875], 'FaceColor',[0 0 0]);
rectangle('Position',[562.5 -562.5 46.875 46.875], 'FaceColor',[1 1 1]);
rectangle('Position',[609.375 -562.5 46.875 46.875], 'FaceColor',[0 0 0]);
rectangle('Position',[562.5 -609.375 46.875 46.875], 'FaceColor',[1 1 1]);
rectangle('Position',[609.375 -609.375 46.875 46.875], 'FaceColor',[0 0 0]);
rectangle('Position',[562.5 -656.25 46.875 46.875], 'FaceColor',[1 1 1]);
rectangle('Position',[609.375 -656.25 46.875 46.875], 'FaceColor',[0 0 0]);
rectangle('Position',[562.5 -703.125 46.875 46.875], 'FaceColor',[1 1 1]);
rectangle('Position',[609.375 -703.125 46.875 46.875], 'FaceColor',[0 0 0]);
rectangle('Position',[562.5 -750 46.875 46.875], 'FaceColor',[1 1 1]);
rectangle('Position',[609.375 -750 46.875 46.875], 'FaceColor',[0 0 0]);
rectangle('Position',[1312.5 -140.625 46.875 46.875], 'FaceColor',[0 0 0]);
rectangle('Position',[1359.38 -140.625 46.875 46.875], 'FaceColor',[1 1 1]);
rectangle('Position',[1312.5 -187.5 46.875 46.875], 'FaceColor',[0 0 0]);
rectangle('Position',[1359.38 -187.5 46.875 46.875], 'FaceColor',[1 1 1]);
rectangle('Position',[1312.5 -234.375 46.875 46.875], 'FaceColor',[0 0 0]);
rectangle('Position',[1359.38 -234.375 46.875 46.875], 'FaceColor',[1 1 1]);
rectangle('Position',[1312.5 -281.25 46.875 46.875], 'FaceColor',[0 0 0]);
rectangle('Position',[1359.38 -281.25 46.875 46.875], 'FaceColor',[1 1 1]);
rectangle('Position',[1312.5 -328.125 46.875 46.875], 'FaceColor',[0 0 0]);
rectangle('Position',[1359.38 -328.125 46.875 46.875], 'FaceColor',[1 1 1]);
rectangle('Position',[1312.5 -375 46.875 46.875], 'FaceColor',[0 0 0]);
rectangle('Position',[1359.38 -375 46.875 46.875], 'FaceColor',[1 1 1]);
rectangle('Position',[1312.5 -421.875 46.875 46.875], 'FaceColor',[0 0 0]);
rectangle('Position',[1359.38 -421.875 46.875 46.875], 'FaceColor',[1 1 1]);
rectangle('Position',[1312.5 -468.75 46.875 46.875], 'FaceColor',[0 0 0]);
rectangle('Position',[1359.38 -468.75 46.875 46.875], 'FaceColor',[1 1 1]);
rectangle('Position',[1312.5 -515.625 46.875 46.875], 'FaceColor',[0 0 0]);
rectangle('Position',[1359.38 -515.625 46.875 46.875], 'FaceColor',[1 1 1]);
rectangle('Position',[1312.5 -562.5 46.875 46.875], 'FaceColor',[0 0 0]);
rectangle('Position',[1359.38 -562.5 46.875 46.875], 'FaceColor',[1 1 1]);
rectangle('Position',[1312.5 -609.375 46.875 46.875], 'FaceColor',[0 0 0]);
rectangle('Position',[1359.38 -609.375 46.875 46.875], 'FaceColor',[1 1 1]);
rectangle('Position',[1312.5 -656.25 46.875 46.875], 'FaceColor',[0 0 0]);
rectangle('Position',[1359.38 -656.25 46.875 46.875], 'FaceColor',[1 1 1]);
rectangle('Position',[1312.5 -703.125 46.875 46.875], 'FaceColor',[0 0 0]);
rectangle('Position',[1359.38 -703.125 46.875 46.875], 'FaceColor',[1 1 1]);
rectangle('Position',[1312.5 -750 46.875 46.875], 'FaceColor',[0 0 0]);
rectangle('Position',[1359.38 -750 46.875 46.875], 'FaceColor',[1 1 1]);
rectangle('Position',[656.25 -1359.38 46.875 46.875], 'FaceColor',[1 1 1]);
rectangle('Position',[703.125 -1359.38 46.875 46.875], 'FaceColor',[1 1 1]);
rectangle('Position',[656.25 -1406.25 46.875 46.875], 'FaceColor',[0 0 0]);
rectangle('Position',[703.125 -1406.25 46.875 46.875], 'FaceColor',[0 0 0]);
rectangle('Position',[750 -1359.38 46.875 46.875], 'FaceColor',[1 1 1]);
rectangle('Position',[796.875 -1359.38 46.875 46.875], 'FaceColor',[1 1 1]);
rectangle('Position',[750 -1406.25 46.875 46.875], 'FaceColor',[0 0 0]);
rectangle('Position',[796.875 -1406.25 46.875 46.875], 'FaceColor',[0 0 0]);
rectangle('Position',[1968.75 -1359.38 46.875 46.875], 'FaceColor',[0 0 0]);
rectangle('Position',[2015.62 -1359.38 46.875 46.875], 'FaceColor',[0 0 0]);
rectangle('Position',[1968.75 -1406.25 46.875 46.875], 'FaceColor',[1 1 1]);
rectangle('Position',[2015.62 -1406.25 46.875 46.875], 'FaceColor',[1 1 1]);
rectangle('Position',[1593.75 -2109.38 46.875 46.875], 'FaceColor',[1 1 1]);
rectangle('Position',[1640.62 -2109.38 46.875 46.875], 'FaceColor',[0 0 0]);
rectangle('Position',[1593.75 -2156.25 46.875 46.875], 'FaceColor',[1 1 1]);
rectangle('Position',[1640.62 -2156.25 46.875 46.875], 'FaceColor',[0 0 0]);
rectangle('Position',[1593.75 -2203.12 46.875 46.875], 'FaceColor',[1 1 1]);
rectangle('Position',[1640.62 -2203.12 46.875 46.875], 'FaceColor',[0 0 0]);
rectangle('Position',[1593.75 -2250 46.875 46.875], 'FaceColor',[1 1 1]);
rectangle('Position',[1640.62 -2250 46.875 46.875], 'FaceColor',[0 0 0]);
rectangle('Position',[2250 -2109.38 46.875 46.875], 'FaceColor',[1 1 1]);
rectangle('Position',[2296.88 -2109.38 46.875 46.875], 'FaceColor',[1 1 1]);
rectangle('Position',[2250 -2156.25 46.875 46.875], 'FaceColor',[0 0 0]);
rectangle('Position',[2296.88 -2156.25 46.875 46.875], 'FaceColor',[0 0 0]);
rectangle('Position',[2343.75 -2109.38 46.875 46.875], 'FaceColor',[1 1 1]);
rectangle('Position',[2390.62 -2109.38 46.875 46.875], 'FaceColor',[1 1 1]);
rectangle('Position',[2343.75 -2156.25 46.875 46.875], 'FaceColor',[0 0 0]);
rectangle('Position',[2390.62 -2156.25 46.875 46.875], 'FaceColor',[0 0 0]);
rectangle('Position',[2437.5 -2109.38 46.875 46.875], 'FaceColor',[1 1 1]);
rectangle('Position',[2484.38 -2109.38 46.875 46.875], 'FaceColor',[1 1 1]);
rectangle('Position',[2437.5 -2156.25 46.875 46.875], 'FaceColor',[0 0 0]);
rectangle('Position',[2484.38 -2156.25 46.875 46.875], 'FaceColor',[0 0 0]);
rectangle('Position',[2531.25 -2109.38 46.875 46.875], 'FaceColor',[1 1 1]);
rectangle('Position',[2578.12 -2109.38 46.875 46.875], 'FaceColor',[1 1 1]);
rectangle('Position',[2531.25 -2156.25 46.875 46.875], 'FaceColor',[0 0 0]);
rectangle('Position',[2578.12 -2156.25 46.875 46.875], 'FaceColor',[0 0 0]);
rectangle('Position',[2625 -2109.38 46.875 46.875], 'FaceColor',[1 1 1]);
rectangle('Position',[2671.88 -2109.38 46.875 46.875], 'FaceColor',[1 1 1]);
rectangle('Position',[2625 -2156.25 46.875 46.875], 'FaceColor',[0 0 0]);
rectangle('Position',[2671.88 -2156.25 46.875 46.875], 'FaceColor',[0 0 0]);
rectangle('Position',[2718.75 -2109.38 46.875 46.875], 'FaceColor',[1 1 1]);
rectangle('Position',[2765.62 -2109.38 46.875 46.875], 'FaceColor',[1 1 1]);
rectangle('Position',[2718.75 -2156.25 46.875 46.875], 'FaceColor',[0 0 0]);
rectangle('Position',[2765.62 -2156.25 46.875 46.875], 'FaceColor',[0 0 0]);
rectangle('Position',[2812.5 -2109.38 46.875 46.875], 'FaceColor',[1 1 1]);
rectangle('Position',[2859.38 -2109.38 46.875 46.875], 'FaceColor',[1 1 1]);
rectangle('Position',[2812.5 -2156.25 46.875 46.875], 'FaceColor',[0 0 0]);
rectangle('Position',[2859.38 -2156.25 46.875 46.875], 'FaceColor',[0 0 0]);
rectangle('Position',[1593.75 -2296.88 46.875 46.875], 'FaceColor',[1 1 1]);
rectangle('Position',[1640.62 -2296.88 46.875 46.875], 'FaceColor',[0 0 0]);
rectangle('Position',[1593.75 -2343.75 46.875 46.875], 'FaceColor',[1 1 1]);
rectangle('Position',[1640.62 -2343.75 46.875 46.875], 'FaceColor',[0 0 0]);
rectangle('Position',[1593.75 -2390.62 46.875 46.875], 'FaceColor',[1 1 1]);
rectangle('Position',[1640.62 -2390.62 46.875 46.875], 'FaceColor',[0 0 0]);
rectangle('Position',[1593.75 -2437.5 46.875 46.875], 'FaceColor',[1 1 1]);
rectangle('Position',[1640.62 -2437.5 46.875 46.875], 'FaceColor',[0 0 0]);
rectangle('Position',[1593.75 -2484.38 46.875 46.875], 'FaceColor',[1 1 1]);
rectangle('Position',[1640.62 -2484.38 46.875 46.875], 'FaceColor',[0 0 0]);
rectangle('Position',[1593.75 -2531.25 46.875 46.875], 'FaceColor',[1 1 1]);
rectangle('Position',[1640.62 -2531.25 46.875 46.875], 'FaceColor',[0 0 0]);
rectangle('Position',[1593.75 -2578.12 46.875 46.875], 'FaceColor',[1 1 1]);
rectangle('Position',[1640.62 -2578.12 46.875 46.875], 'FaceColor',[0 0 0]);
rectangle('Position',[1593.75 -2625 46.875 46.875], 'FaceColor',[1 1 1]);
rectangle('Position',[1640.62 -2625 46.875 46.875], 'FaceColor',[0 0 0]);
rectangle('Position',[1593.75 -2671.88 46.875 46.875], 'FaceColor',[1 1 1]);
rectangle('Position',[1640.62 -2671.88 46.875 46.875], 'FaceColor',[0 0 0]);
rectangle('Position',[1593.75 -2718.75 46.875 46.875], 'FaceColor',[1 1 1]);
rectangle('Position',[1640.62 -2718.75 46.875 46.875], 'FaceColor',[0 0 0]);
rectangle('Position',[1593.75 -2765.62 46.875 46.875], 'FaceColor',[1 1 1]);
rectangle('Position',[1640.62 -2765.62 46.875 46.875], 'FaceColor',[0 0 0]);
rectangle('Position',[1593.75 -2812.5 46.875 46.875], 'FaceColor',[1 1 1]);
rectangle('Position',[1640.62 -2812.5 46.875 46.875], 'FaceColor',[0 0 0]);
rectangle('Position',[1593.75 -2859.38 46.875 46.875], 'FaceColor',[1 1 1]);
rectangle('Position',[1640.62 -2859.38 46.875 46.875], 'FaceColor',[0 0 0]);
rectangle('Position',[1593.75 -2906.25 46.875 46.875], 'FaceColor',[1 1 1]);
rectangle('Position',[1640.62 -2906.25 46.875 46.875], 'FaceColor',[0 0 0]);
X=[2200,2156.25,2156.25,2437.5,2437.5,2156.25,2156.25,2200];
Y=[-1700,-1781.25,-1593.75,-1312.5,-937.5,-656.25,-468.75,-500];
hold on;
plot(X,Y,'r');
plot(X,Y,'bo');
legend('4059.52','Location','southoutside');
